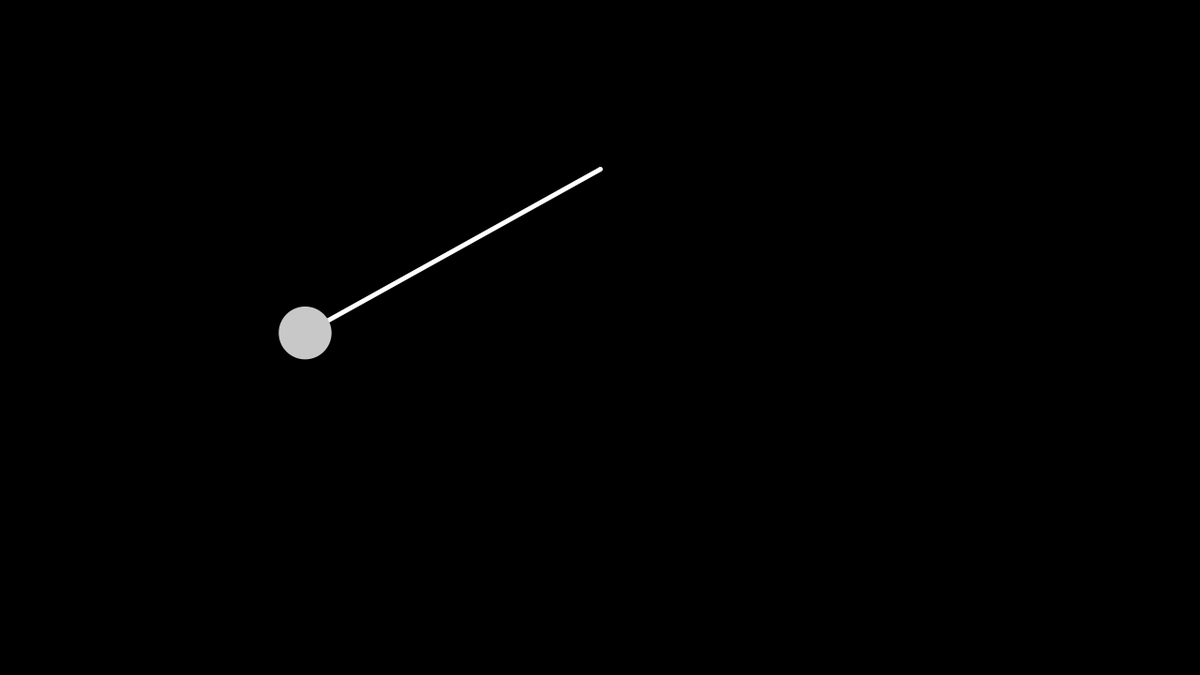
Frame 1 (no input)
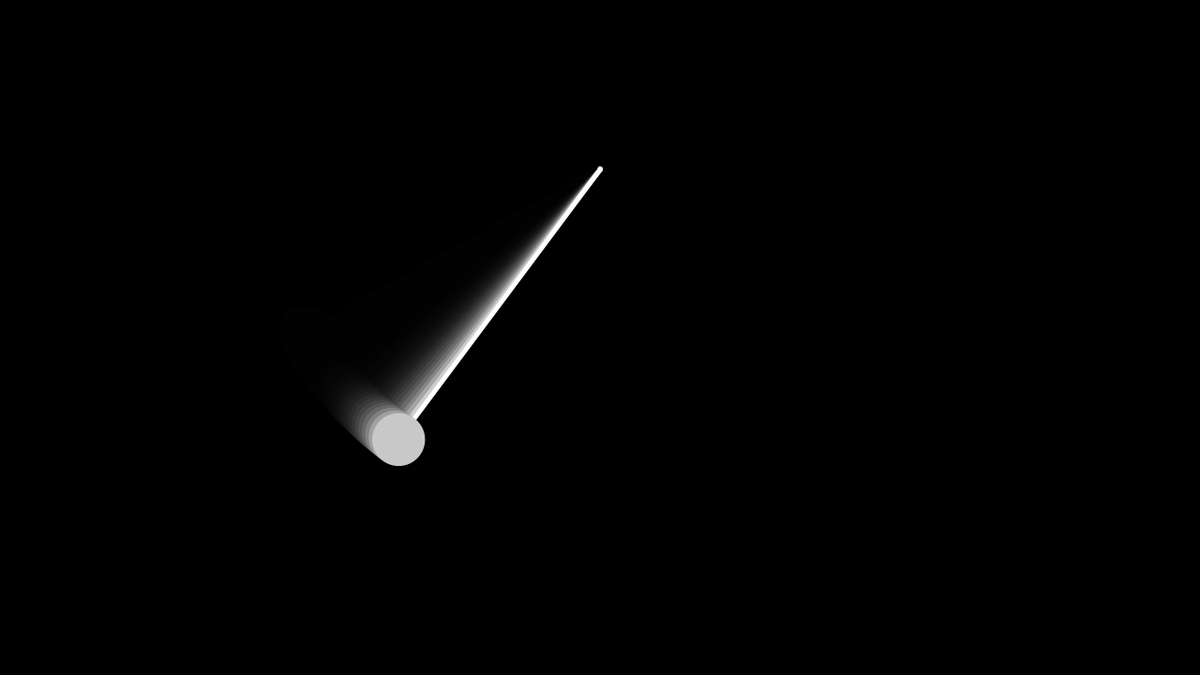
Frame 60 (the mouse pressed at the canvas centre just before this capture)
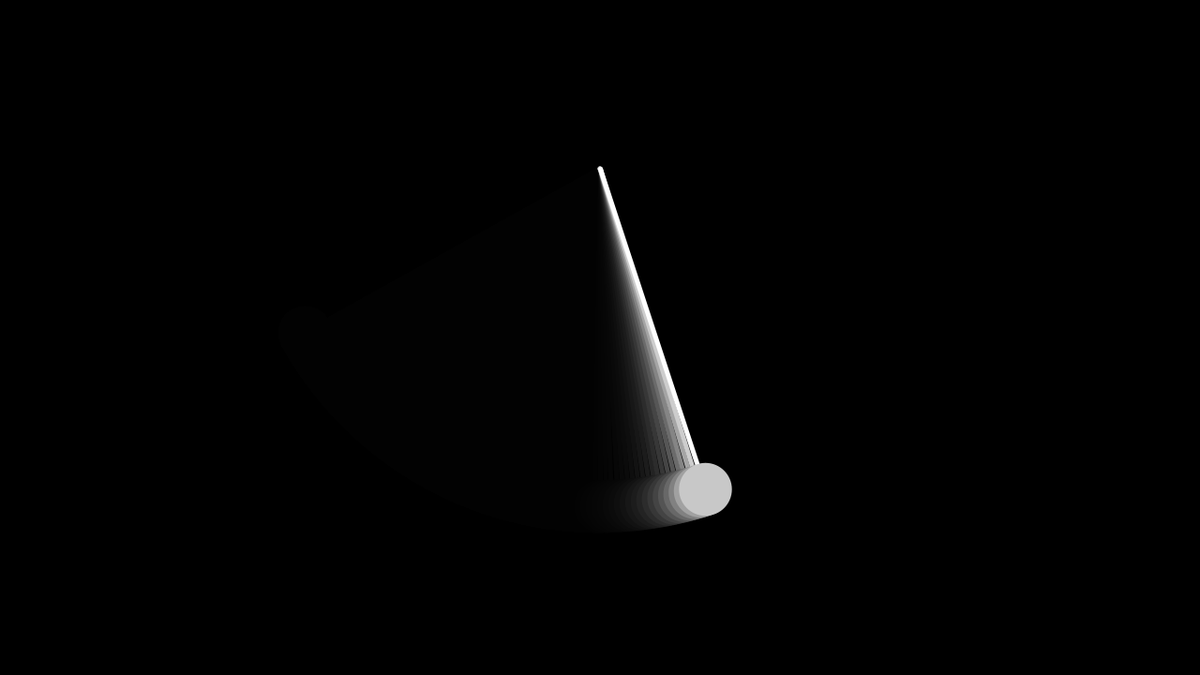
Frame 120 (the mouse held since frame 60 and released just before this capture)

The Processing sketch that drew these frames (run headless with seeded random() and noise(); from frame 60 on, the mouse is pressed at the canvas centre):

// Processing sketch: pendulum
// ── pendulum.pde
AgentPendulum pendulum;
float G=10;
int MASS_TO_PIXEL=10;
void setup(){
  pendulum=new AgentPendulum(width/2, height/4, height/2, 100);
  size(1280, 720);
  background(0);  
}

void draw(){
  rectMode(CORNER);
  fill(0,50);
  rect(0,0,width, height);
  pendulum.applyForce(-1*G*sin(pendulum.angle)/pendulum.armLength);
  pendulum.action();
  
}

// ── AgentPendulum.pde

class AgentPendulum{
  PVector pivotLocation, massLocation;
  float angle, aVelocity, aAcceleration;
  float armLength, mass, radius_circle;
  
  AgentPendulum(float x, float y, float armLength, float mass){
    this.pivotLocation = new PVector(x, y);
    this.angle=random( -PI/2, -PI/4);
    println(angle);
    this.armLength=armLength;
    this.mass=mass;
    this.aVelocity=0;
    this.aAcceleration=0;
    this.massLocation = new PVector(0, 0);
    this.radius_circle=sqrt(this.mass/PI)*MASS_TO_PIXEL;    
  }
  void planning(){    
    this.aVelocity+=this.aAcceleration;
    this.angle+=this.aVelocity;
    this.aAcceleration=0;
    this.massLocation.set(this.armLength*sin(this.angle), this.armLength*cos(this.angle));
    this.massLocation.add(this.pivotLocation);
  }
  
  void applyForce(float force){    
    this.aAcceleration+=force/this.mass;    
  }
  void action(){
    
    this.planning();    
    fill(200);
    ellipse(this.pivotLocation.x, this.pivotLocation.y, 5,5);
    stroke(255);
    strokeWeight(5);
    line(this.pivotLocation.x, this.pivotLocation.y, 
         this.massLocation.x, this.massLocation.y);       
    noStroke();
    ellipse(this.massLocation.x, this.massLocation.y, 
              this.radius_circle, this.radius_circle);
    
  }
}
